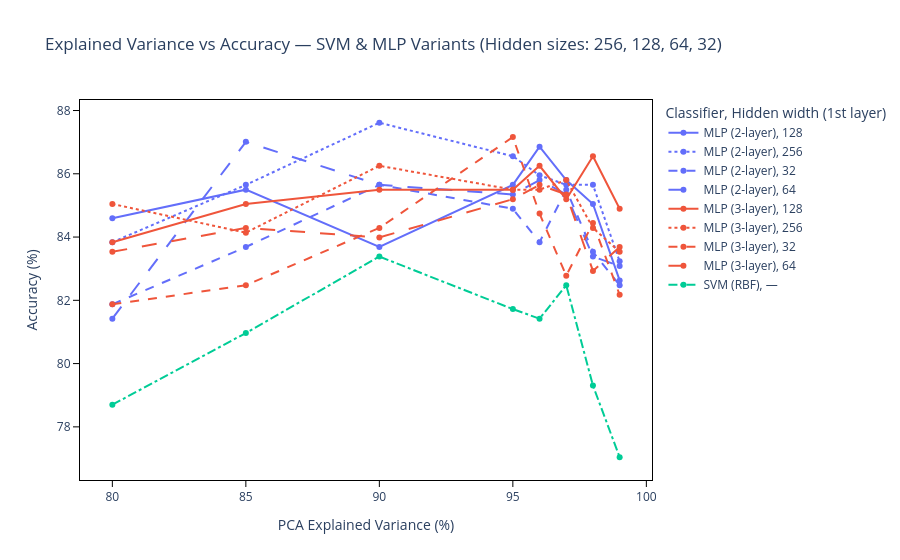

The notebook cell this image was saved under:
### Markdown cell above
**However to compare performance on different combinations of extracted features and type of classification model used we need to create more pca objects**

### Code cell
# === PCA EV sweep with fixed nb_hidden {256,128,64,32} + loops.train/test + Plotly ===
torch.manual_seed(42)
np.random.seed(42)

explained_variances = [0.80, 0.85, 0.90, 0.95, 0.96, 0.97, 0.98, 0.99]
hidden_grid = [256, 128, 64, 32]   # fixed hidden sizes
batch_size = 32
epochs = 20
model_dir = "./final_model_paths"
os.makedirs(model_dir, exist_ok=True)

y_all = P1_df_Y.squeeze().astype(int).values
idx_all = np.arange(len(y_all))
train_idx, test_idx = train_test_split(
    idx_all, test_size=0.2,random_state=42, stratify=y_all
)

results = []

device_str = "cuda" if torch.cuda.is_available() else (
    "mps" if torch.backends.mps.is_available() else "cpu"
)

def get_input_dim(X: np.ndarray) -> int:
    # Scalar feature count even if features are not strictly 2D
    return int(np.prod(X.shape[1:]))

for ev in explained_variances:
    # PCA features via Extract_Features
    P1_PCA = Extract_Features(P1_df_X, P1_df_Y, feature="pca", explained_variance=ev)

    # Torch datasets for loops
    full_ds = P1_PCA
    train_ds = Subset(full_ds, train_idx.tolist())
    test_ds  = Subset(full_ds, test_idx.tolist())

    train_loader = DataLoader(train_ds, batch_size=batch_size, shuffle=True, drop_last=False)
    test_loader  = DataLoader(test_ds, batch_size=batch_size, shuffle=False, drop_last=False)

    # Numpy arrays for SVM + meta
    X = P1_PCA.get_samples()
    y = P1_PCA.get_labels().squeeze().astype(int)
    X_train, X_test = X[train_idx], X[test_idx]
    y_train, y_test = y[train_idx], y[test_idx]

    input_dim = get_input_dim(X_train)
    num_classes = int(np.unique(y_all).size)

    # SVM baseline
    scaler = StandardScaler()
    X_train_s = scaler.fit_transform(X_train)
    X_test_s  = scaler.transform(X_test)

    svm = SVC(kernel="rbf", C=100, gamma="scale", random_state=42)
    svm.fit(X_train_s, y_train)
    svm_acc = accuracy_score(y_test, svm.predict(X_test_s))

    results.append({
        "explained_variance": int(ev * 100),
        "model": "SVM (RBF)",
        "nb_hidden": "—",
        "accuracy": svm_acc * 100,   # store as percentage number
        "input_dim": input_dim,
        "hidden_layers": "—"
    })

    # Only MLP 2-layer and 3-layer
    for h in hidden_grid:


        common_kwargs = {
            "nb_hidden": int(h),
            "input_dim": int(input_dim),
            "output_dim": int(num_classes),
            "dropout_rate": 0.2
        }

        mlp_runs = [
            ("MLP", "MLP (1-layer)", "mlp1", [h]),
            ("MLP_2_layer", "MLP (2-layer)", "mlp2", [h, h // 2]),
            ("MLP_3_layer", "MLP (3-layer)", "mlp3", [h, h // 2, h // 4]),
        ]

        for ctor_name, pretty, tag, hidden_list in mlp_runs:
            model_ctor = globals().get(ctor_name, getattr(classify, ctor_name))
            model = model_ctor(**common_kwargs)

            model_path = os.path.join(model_dir, f"{tag}_ev{int(ev*100)}_h{h}_P1.pth")

            # Train
            buf = io.StringIO()
            with contextlib.redirect_stdout(buf):
                loops.train(
                    model=model,
                    model_path=model_path,
                    train_loader=train_loader,
                    val=False,
                    val_loader=None,
                    batch_size=batch_size,
                    lr=1e-3,
                    weight_decay=0,
                    optim="adam",
                    epochs=epochs,
                )


            # Test
            buf = io.StringIO()
            with contextlib.redirect_stdout(buf):
                test_results = loops.test(
                    model=model,
                    model_path=model_path,
                    test_loader=test_loader,
                    report=False,
                    score=True,
                    device=device_str
                )

            acc = test_results["accuracy"]

            results.append({
                "explained_variance": int(ev * 100),
                "model": pretty,
                "nb_hidden": str(h),
                "accuracy": acc * 100,
                "input_dim": input_dim,
                "hidden_layers": f"H={hidden_list}"
            })
    print(f"Finished explained variance = {int(ev * 100)}")

# ---- Results & Plot ----
df_res = (
    pd.DataFrame(results)
    .sort_values(["explained_variance", "model", "nb_hidden"])
    .reset_index(drop=True)
)

# ---- Figure dataframe (exclude MLP 1-layer only from plot) ----
df_plot = df_res[df_res["model"] != "MLP (1-layer)"].copy()

fig = px.line(
    df_plot,
    x="explained_variance",
    y="accuracy",
    color="model",
    line_dash="nb_hidden",
    markers=True,
    title="Explained Variance vs Accuracy — SVM & MLP Variants (Hidden sizes: 256, 128, 64, 32)",
    labels={
        "explained_variance": "PCA Explained Variance (%)",
        "accuracy": "Accuracy (%)",
        "model": "Classifier",
        "nb_hidden": "Hidden width (1st layer)",
    },
    hover_data={"input_dim": True, "hidden_layers": True, "accuracy": ":.2f"}
)

fig.update_layout(
    hovermode="x unified",
    plot_bgcolor="white",
    paper_bgcolor="white",
    xaxis=dict(
        automargin=True,
        showgrid=False,
        showline=True,
        linecolor="black",
        linewidth=1,
        mirror=True,
        ticks="outside",
        ticklen=6,
        tickwidth=1,
        tickcolor="black"
    ),
    yaxis=dict(
        automargin=True,
        showgrid=False,
        showline=True,
        linecolor="black",
        linewidth=1,
        mirror=True,
        ticks="outside",
        ticklen=6,
        tickwidth=1,
        tickcolor="black"
    )
)

# ---- Save figure ----
save_dir = "../assets/march_paper"
os.makedirs(save_dir, exist_ok=True)

png_path = os.path.join(save_dir, "pca_ev_sweep_accuracy.png")
html_path = os.path.join(save_dir, "pca_ev_sweep_accuracy.html")

fig.write_html(html_path)
fig.write_image(png_path, width=1400, height=800, scale=2)

print(f"Saved interactive figure to: {html_path}")
print(f"Saved static figure to: {png_path}")

fig.show()

pd.set_option("display.max_rows", None)
display(df_res)

### Figure 1 — Plotly figure (JSON) as saved in the notebook; plotly's stock layout.template omitted (floating-point values rounded to 4 significant figures)
{"data": [{"customdata": [[87, "H=[128, 64]"], [125, "H=[128, 64]"], [198, "H=[128, 64]"], [396, "H=[128, 64]"], [480, "H=[128, 64]"], [604, "H=[128, 64]"], [802, "H=[128, 64]"], [1186, "H=[128, 64]"]], "hovertemplate": "Classifier=MLP (2-layer)<br>Hidden width (1st layer)=128<br>PCA Explained Variance (%)=%{x}<br>Accuracy (%)=%{y:.2f}<br>input_dim=%{customdata[0]}<br>hidden_layers=%{customdata[1]}<extra></extra>", "legendgroup": "MLP (2-layer), 128", "line": {"color": "#636efa", "dash": "solid"}, "marker": {"symbol": "circle"}, "mode": "lines+markers", "name": "MLP (2-layer), 128", "orientation": "v", "showlegend": true, "type": "scatter", "x": [80, 85, 90, 95, 96, 97, 98, 99], "xaxis": "x", "y": [84.59, 85.5, 83.69, 85.65, 86.86, 85.8, 85.05, 82.63], "yaxis": "y"}, {"customdata": [[87, "H=[256, 128]"], [125, "H=[256, 128]"], [198, "H=[256, 128]"], [396, "H=[256, 128]"], [480, "H=[256, 128]"], [604, "H=[256, 128]"], [802, "H=[256, 128]"], [1186, "H=[256, 128]"]], "hovertemplate": "Classifier=MLP (2-layer)<br>Hidden width (1st layer)=256<br>PCA Explained Variance (%)=%{x}<br>Accuracy (%)=%{y:.2f}<br>input_dim=%{customdata[0]}<br>hidden_layers=%{customdata[1]}<extra></extra>", "legendgroup": "MLP (2-layer), 256", "line": {"color": "#636efa", "dash": "dot"}, "marker": {"symbol": "circle"}, "mode": "lines+markers", "name": "MLP (2-layer), 256", "orientation": "v", "showlegend": true, "type": "scatter", "x": [80, 85, 90, 95, 96, 97, 98, 99], "xaxis": "x", "y": [83.84, 85.65, 87.61, 86.56, 85.95, 85.65, 85.65, 83.23], "yaxis": "y"}, {"customdata": [[87, "H=[32, 16]"], [125, "H=[32, 16]"], [198, "H=[32, 16]"], [396, "H=[32, 16]"], [480, "H=[32, 16]"], [604, "H=[32, 16]"], [802, "H=[32, 16]"], [1186, "H=[32, 16]"]], "hovertemplate": "Classifier=MLP (2-layer)<br>Hidden width (1st layer)=32<br>PCA Explained Variance (%)=%{x}<br>Accuracy (%)=%{y:.2f}<br>input_dim=%{customdata[0]}<br>hidden_layers=%{customdata[1]}<extra></extra>", "legendgroup": "MLP (2-layer), 32", "line": {"color": "#636efa", "dash": "dash"}, "marker": {"symbol": "circle"}, "mode": "lines+markers", "name": "MLP (2-layer), 32", "orientation": "v", "showlegend": true, "type": "scatter", "x": [80, 85, 90, 95, 96, 97, 98, 99], "xaxis": "x", "y": [81.87, 83.69, 85.65, 84.89, 83.84, 85.5, 83.53, 82.48], "yaxis": "y"}, {"customdata": [[87, "H=[64, 32]"], [125, "H=[64, 32]"], [198, "H=[64, 32]"], [396, "H=[64, 32]"], [480, "H=[64, 32]"], [604, "H=[64, 32]"], [802, "H=[64, 32]"], [1186, "H=[64, 32]"]], "hovertemplate": "Classifier=MLP (2-layer)<br>Hidden width (1st layer)=64<br>PCA Explained Variance (%)=%{x}<br>Accuracy (%)=%{y:.2f}<br>input_dim=%{customdata[0]}<br>hidden_layers=%{customdata[1]}<extra></extra>", "legendgroup": "MLP (2-layer), 64", "line": {"color": "#636efa", "dash": "longdash"}, "marker": {"symbol": "circle"}, "mode": "lines+markers", "name": "MLP (2-layer), 64", "orientation": "v", "showlegend": true, "type": "scatter", "x": [80, 85, 90, 95, 96, 97, 98, 99], "xaxis": "x", "y": [81.42, 87.01, 85.65, 85.35, 85.8, 85.35, 83.38, 83.08], "yaxis": "y"}, {"customdata": [[87, "H=[128, 64, 32]"], [125, "H=[128, 64, 32]"], [198, "H=[128, 64, 32]"], [396, "H=[128, 64, 32]"], [480, "H=[128, 64, 32]"], [604, "H=[128, 64, 32]"], [802, "H=[128, 64, 32]"], [1186, "H=[128, 64, 32]"]], "hovertemplate": "Classifier=MLP (3-layer)<br>Hidden width (1st layer)=128<br>PCA Explained Variance (%)=%{x}<br>Accuracy (%)=%{y:.2f}<br>input_dim=%{customdata[0]}<br>hidden_layers=%{customdata[1]}<extra></extra>", "legendgroup": "MLP (3-layer), 128", "line": {"color": "#EF553B", "dash": "solid"}, "marker": {"symbol": "circle"}, "mode": "lines+markers", "name": "MLP (3-layer), 128", "orientation": "v", "showlegend": true, "type": "scatter", "x": [80, 85, 90, 95, 96, 97, 98, 99], "xaxis": "x", "y": [83.84, 85.05, 85.5, 85.5, 86.25, 85.2, 86.56, 84.89], "yaxis": "y"}, {"customdata": [[87, "H=[256, 128, 64]"], [125, "H=[256, 128, 64]"], [198, "H=[256, 128, 64]"], [396, "H=[256, 128, 64]"], [480, "H=[256, 128, 64]"], [604, "H=[256, 128, 64]"], [802, "H=[256, 128, 64]"], [1186, "H=[256, 128, 64]"]], "hovertemplate": "Classifier=MLP (3-layer)<br>Hidden width (1st layer)=256<br>PCA Explained Variance (%)=%{x}<br>Accuracy (%)=%{y:.2f}<br>input_dim=%{customdata[0]}<br>hidden_layers=%{customdata[1]}<extra></extra>", "legendgroup": "MLP (3-layer), 256", "line": {"color": "#EF553B", "dash": "dot"}, "marker": {"symbol": "circle"}, "mode": "lines+markers", "name": "MLP (3-layer), 256", "orientation": "v", "showlegend": true, "type": "scatter", "x": [80, 85, 90, 95, 96, 97, 98, 99], "xaxis": "x", "y": [85.05, 84.14, 86.25, 85.5, 85.5, 85.8, 84.29, 83.53], "yaxis": "y"}, {"customdata": [[87, "H=[32, 16, 8]"], [125, "H=[32, 16, 8]"], [198, "H=[32, 16, 8]"], [396, "H=[32, 16, 8]"], [480, "H=[32, 16, 8]"], [604, "H=[32, 16, 8]"], [802, "H=[32, 16, 8]"], [1186, "H=[32, 16, 8]"]], "hovertemplate": "Classifier=MLP (3-layer)<br>Hidden width (1st layer)=32<br>PCA Explained Variance (%)=%{x}<br>Accuracy (%)=%{y:.2f}<br>input_dim=%{customdata[0]}<br>hidden_layers=%{customdata[1]}<extra></extra>", "legendgroup": "MLP (3-layer), 32", "line": {"color": "#EF553B", "dash": "dash"}, "marker": {"symbol": "circle"}, "mode": "lines+markers", "name": "MLP (3-layer), 32", "orientation": "v", "showlegend": true, "type": "scatter", "x": [80, 85, 90, 95, 96, 97, 98, 99], "xaxis": "x", "y": [81.87, 82.48, 84.29, 87.16, 84.74, 82.78, 84.44, 82.18], "yaxis": "y"}, {"customdata": [[87, "H=[64, 32, 16]"], [125, "H=[64, 32, 16]"], [198, "H=[64, 32, 16]"], [396, "H=[64, 32, 16]"], [480, "H=[64, 32, 16]"], [604, "H=[64, 32, 16]"], [802, "H=[64, 32, 16]"], [1186, "H=[64, 32, 16]"]], "hovertemplate": "Classifier=MLP (3-layer)<br>Hidden width (1st layer)=64<br>PCA Explained Variance (%)=%{x}<br>Accuracy (%)=%{y:.2f}<br>input_dim=%{customdata[0]}<br>hidden_layers=%{customdata[1]}<extra></extra>", "legendgroup": "MLP (3-layer), 64", "line": {"color": "#EF553B", "dash": "longdash"}, "marker": {"symbol": "circle"}, "mode": "lines+markers", "name": "MLP (3-layer), 64", "orientation": "v", "showlegend": true, "type": "scatter", "x": [80, 85, 90, 95, 96, 97, 98, 99], "xaxis": "x", "y": [83.53, 84.29, 83.99, 85.2, 85.65, 85.35, 82.93, 83.69], "yaxis": "y"}, {"customdata": [[87, "—"], [125, "—"], [198, "—"], [396, "—"], [480, "—"], [604, "—"], [802, "—"], [1186, "—"]], "hovertemplate": "Classifier=SVM (RBF)<br>Hidden width (1st layer)=—<br>PCA Explained Variance (%)=%{x}<br>Accuracy (%)=%{y:.2f}<br>input_dim=%{customdata[0]}<br>hidden_layers=%{customdata[1]}<extra></extra>", "legendgroup": "SVM (RBF), —", "line": {"color": "#00cc96", "dash": "dashdot"}, "marker": {"symbol": "circle"}, "mode": "lines+markers", "name": "SVM (RBF), —", "orientation": "v", "showlegend": true, "type": "scatter", "x": [80, 85, 90, 95, 96, 97, 98, 99], "xaxis": "x", "y": [78.7, 80.97, 83.38, 81.72, 81.42, 82.48, 79.31, 77.04], "yaxis": "y"}], "layout": {"hovermode": "x unified", "legend": {"title": {"text": "Classifier, Hidden width (1st layer)"}, "tracegroupgap": 0}, "paper_bgcolor": "white", "plot_bgcolor": "white", "title": {"text": "Explained Variance vs Accuracy — SVM & MLP Variants (Hidden sizes: 256, 128, 64, 32)"}, "xaxis": {"anchor": "y", "automargin": true, "domain": [0, 1], "linecolor": "black", "linewidth": 1, "mirror": true, "showgrid": false, "showline": true, "tickcolor": "black", "ticklen": 6, "ticks": "outside", "tickwidth": 1, "title": {"text": "PCA Explained Variance (%)"}}, "yaxis": {"anchor": "x", "automargin": true, "domain": [0, 1], "linecolor": "black", "linewidth": 1, "mirror": true, "showgrid": false, "showline": true, "tickcolor": "black", "ticklen": 6, "ticks": "outside", "tickwidth": 1, "title": {"text": "Accuracy (%)"}}}}
